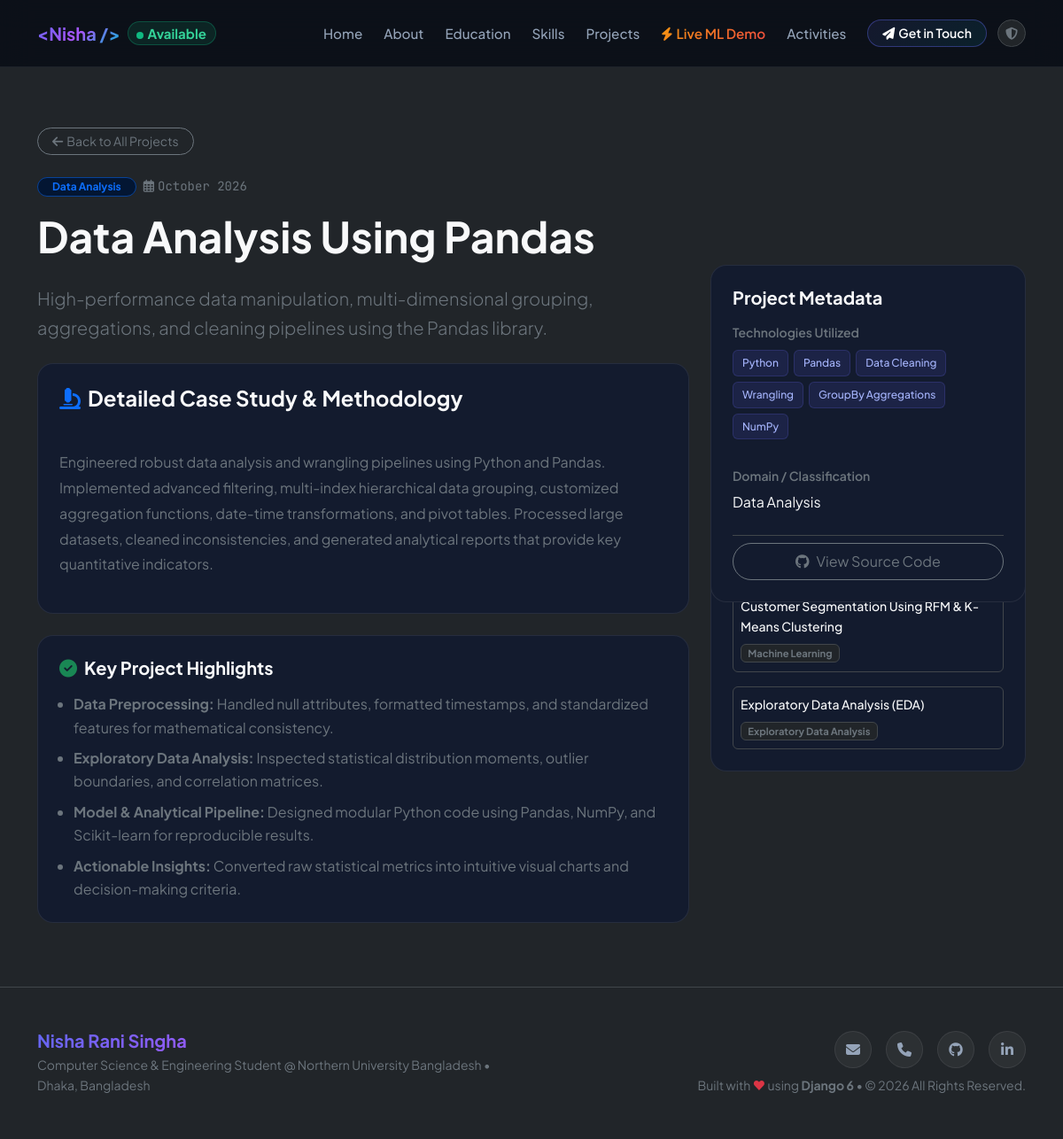
The app's page /project/data-analysis-using-pandas/ with its own data.
### portfolio/models.py (models this page shows, shortened)
class Project(models.Model):
    CATEGORY_CHOICES = [
        ('ml', 'Machine Learning'),
        ('da', 'Data Analysis'),
        ('eda', 'Exploratory Data Analysis'),
        ('dev', 'Web Development'),
    ]
    title = models.CharField(max_length=200)
    slug = models.SlugField(unique=True, blank=True)
    category = models.CharField(max_length=20, choices=CATEGORY_CHOICES, default='da')
    short_description = models.CharField(max_length=300)
    description = models.TextField()
    technologies = models.CharField(max_length=255, help_text="Comma-separated technologies e.g. Python, Pandas, Scikit-learn")
    image = models.ImageField(upload_to="projects/", blank=True, null=True)
    featured = models.BooleanField(default=True)
    github_url = models.URLField(blank=True, default="https://github.com")
    live_demo_url = models.URLField(blank=True)
    order = models.PositiveIntegerField(default=1)
    created_at = models.DateField(auto_now_add=True)
    class Meta:
        ordering = ['order']
    def get_tech_list(self):
        return [t.strip() for t in self.technologies.split(',') if t.strip()]

class Profile(models.Model):
    name = models.CharField(max_length=150, default="Nisha Rani Singha")
    tagline = models.CharField(
        max_length=255,
        default="Computer Science & Engineering Student | Aspiring Data Scientist & ML Enthusiast"
    )
    bio = models.TextField(
        default=(
            "Computer Science and Engineering student with introductory knowledge of data science "
            "and machine learning. Completed an Ostad Data Science course and building foundational "
            "skills in Python, statistics, probability, data analysis, and machine learning. "
            "Interested in learning, practical projects, and entry-level opportunities."
        )
    )
    location = models.CharField(max_length=120, default="Dhaka, Bangladesh")
    email = models.EmailField(default="nishasingha277@gmail.com")
    phone = models.CharField(max_length=50, default="01609439468")
    avatar = models.ImageField(upload_to="profile/", blank=True, null=True)
    github = models.URLField(blank=True, default="https://github.com")
    linkedin = models.URLField(blank=True, default="https://linkedin.com")
    resume = models.FileField(upload_to="resume/", blank=True, null=True)
    class Meta:
        verbose_name = "Profile Information"
        verbose_name_plural = "Profile Information"

### portfolio/views.py (the view)
# urls.py: path('project/<slug:slug>/', views.project_detail, name='project_detail'),
def project_detail(request, slug):
    project = get_object_or_404(Project, slug=slug)
    related_projects = Project.objects.exclude(id=project.id)[:3]
    return render(request, 'portfolio/project_detail.html', {
        'project': project,
        'related_projects': related_projects,
    })

### portfolio/context_processors.py (called while the page is built, shortened)
def portfolio_context(request):
    profile = Profile.objects.first()
    return {
        'site_profile': profile
    }

### portfolio/templates/portfolio/project_detail.html (shortened to what this page needs)
{% extends 'portfolio/base.html' %}
{% load static %}
{% block content %}
<section class="py-5" style="padding-top: 120px !important;">
    <div class="container py-4">
        <div class="mb-4">
            <a href="/#projects" class="btn btn-sm btn-outline-secondary rounded-pill px-3">
                <i class="fas fa-arrow-left me-1"></i>Back to All Projects
            </a>
        </div>
        <div class="row gy-5">
            <div class="col-lg-8">
                <div class="d-flex align-items-center gap-2 mb-3">
                    <span class="badge bg-primary-subtle text-primary border border-primary-subtle rounded-pill px-3 py-1">
                        {{ project.get_category_display }}
                    </span>
                    <span class="text-secondary small font-mono">
                        <i class="far fa-calendar-alt me-1"></i>{{ project.created_at|date:"F Y" }}
                    </span>
                </div>
                <h1 class="display-5 fw-bold text-light mb-4">{{ project.title }}</h1>
                <div class="lead text-secondary mb-4">
                    {{ project.short_description }}
                </div>
                <div class="card-custom p-4 mb-4">
                    <h4 class="fw-bold text-light mb-3"><i class="fas fa-microscope text-primary me-2"></i>Detailed Case Study & Methodology</h4>
                    <p class="text-secondary" style="white-space: pre-line; line-height: 1.8;">
                        {{ project.description }}
                    </p>
                </div>
                <div class="card-custom p-4">
                    <h5 class="fw-bold text-light mb-3"><i class="fas fa-check-circle text-success me-2"></i>Key Project Highlights</h5>
                    <ul class="text-secondary mb-0 ps-3">
                        <li class="mb-2"><strong>Data Preprocessing:</strong> Handled null attributes, formatted timestamps, and standardized features for mathematical consistency.</li>
                        <li class="mb-2"><strong>Exploratory Data Analysis:</strong> Inspected statistical distribution moments, outlier boundaries, and correlation matrices.</li>
                        <li class="mb-2"><strong>Model & Analytical Pipeline:</strong> Designed modular Python code using Pandas, NumPy, and Scikit-learn for reproducible results.</li>
                        <li><strong>Actionable Insights:</strong> Converted raw statistical metrics into intuitive visual charts and decision-making criteria.</li>
                    </ul>
                </div>
            </div>
            <div class="col-lg-4">
                <div class="card-custom p-4 mb-4 sticky-top" style="top: 100px;">
                    <h5 class="fw-bold text-light mb-3">Project Metadata</h5>
                    <div class="mb-4">
                        <small class="text-secondary d-block mb-2 fw-semibold">Technologies Utilized</small>
                        <div class="d-flex flex-wrap">
                            {% for tech in project.get_tech_list %}
                                <span class="tech-tag">{{ tech }}</span>
                            {% endfor %}
                        </div>
                    </div>
                    <div class="mb-4">
                        <small class="text-secondary d-block mb-1 fw-semibold">Domain / Classification</small>
                        <span class="text-light">{{ project.get_category_display }}</span>
                    </div>
                    <div class="d-grid gap-2 pt-2 border-top border-secondary-subtle">
                        <a href="{{ project.github_url }}" target="_blank" class="btn btn-outline-secondary rounded-pill py-2">
                            <i class="fab fa-github me-2"></i>View Source Code
                        </a>
                    </div>
                </div>
                {% if related_projects %}
                    <div class="card-custom p-4">
                        <h6 class="fw-bold text-light mb-3">Other Projects</h6>
                        <div class="d-flex flex-column gap-3">
                            {% for rel in related_projects %}
                                <a href="{% url 'portfolio:project_detail' rel.slug %}" class="text-decoration-none">
                                    <div class="p-2 rounded hover-bg-dark border border-secondary-subtle">
                                        <div class="text-light fw-medium small mb-1">{{ rel.title }}</div>
                                        <span class="badge bg-dark text-secondary border border-secondary-subtle" style="font-size: 0.7rem;">
                                            {{ rel.get_category_display }}
                                        </span>
                                    </div>
                                </a>
                            {% endfor %}
                        </div>
                    </div>
                {% endif %}
            </div>
        </div>
    </div>
</section>
{% endblock %}

### portfolio/templates/portfolio/base.html (shortened to what this page needs)
{% load static %}
<!DOCTYPE html>
<html lang="en" data-bs-theme="dark">
<head>
    <link href="https://cdn.jsdelivr.net/npm/bootstrap@5.3.3/dist/css/bootstrap.min.css" rel="stylesheet">
    <link rel="stylesheet" href="https://cdnjs.cloudflare.com/ajax/libs/font-awesome/6.5.1/css/all.min.css">
    <link rel="stylesheet" href="{% static 'portfolio/css/style.css' %}">
</head>
<body class="bg-dark text-light">
    <nav class="navbar navbar-expand-lg fixed-top navbar-glass py-3" id="mainNav">
        <div class="container">
            <a class="navbar-brand d-flex align-items-center gap-2 fw-bold" href="/#home">
                <span class="brand-gradient-text">&lt;Nisha /&gt;</span>
                <span class="badge rounded-pill bg-emerald-subtle text-emerald border border-emerald-subtle d-none d-sm-inline">
                    <span class="status-dot pulse me-1"></span>Available
                </span>
            </a>
            <div class="collapse navbar-collapse" id="navbarContent">
                <ul class="navbar-nav ms-auto mb-2 mb-lg-0 align-items-lg-center gap-lg-2">
                    <li class="nav-item">
                        <a class="nav-link" href="/#home">Home</a>
                    </li>
                    <li class="nav-item">
                        <a class="nav-link" href="/#about">About</a>
                    </li>
                    <li class="nav-item">
                        <a class="nav-link" href="/#education">Education</a>
                    </li>
                    <li class="nav-item">
                        <a class="nav-link" href="/#skills">Skills</a>
                    </li>
                    <li class="nav-item">
                        <a class="nav-link" href="/#projects">Projects</a>
                    </li>
                    <li class="nav-item">
                        <a class="nav-link text-gradient-accent fw-semibold" href="/#demo">
                            <i class="fas fa-bolt me-1 text-warning"></i>Live ML Demo
                        </a>
                    </li>
                    <li class="nav-item">
                        <a class="nav-link" href="/#activities">Activities</a>
                    </li>
                    <li class="nav-item ms-lg-2">
                        <a class="btn btn-outline-gradient btn-sm px-3 rounded-pill" href="/#contact">
                            <i class="fas fa-paper-plane me-1"></i>Get in Touch
                        </a>
                    </li>
                    <li class="nav-item ms-lg-1">
                        <a class="btn btn-sm btn-dark text-secondary border border-secondary-subtle rounded-pill" href="/admin/" title="Django Admin" target="_blank">
                            <i class="fas fa-shield-halved"></i>
                        </a>
                    </li>
                </ul>
            </div>
        </div>
    </nav>
    <main>
        {% block content %}{% endblock %}
    </main>
    <footer class="footer py-5 border-top border-secondary-subtle">
        <div class="container">
            <div class="row align-items-center gy-4">
                <div class="col-md-6 text-center text-md-start">
                    <h5 class="fw-bold mb-1 text-gradient-brand">{{ site_profile.name }}</h5>
                    <p class="text-secondary small mb-0">
                        Computer Science & Engineering Student @ Northern University Bangladesh &bull; {{ site_profile.location }}
                    </p>
                </div>
                <div class="col-md-6 text-center text-md-end">
                    <div class="d-flex justify-content-center justify-content-md-end gap-3 mb-2">
                        <a href="mailto:{{ site_profile.email }}" class="social-icon-btn" title="Email">
                            <i class="fas fa-envelope"></i>
                        </a>
                        <a href="tel:{{ site_profile.phone }}" class="social-icon-btn" title="Call">
                            <i class="fas fa-phone"></i>
                        </a>
                        <a href="{{ site_profile.github }}" target="_blank" class="social-icon-btn" title="GitHub">
                            <i class="fab fa-github"></i>
                        </a>
                        <a href="{{ site_profile.linkedin }}" target="_blank" class="social-icon-btn" title="LinkedIn">
                            <i class="fab fa-linkedin-in"></i>
                        </a>
                    </div>
                    <p class="text-secondary small mb-0">
                        Built with <span class="text-danger">&hearts;</span> using <strong>Django 6</strong> &bull; &copy; 2026 All Rights Reserved.
                    </p>
                </div>
            </div>
        </div>
    </footer>
</body>
</html>

### portfolio/static/portfolio/css/style.css (style rules this page uses)
:root { --primary: #6366f1; --primary-light: #818cf8; --secondary: #06b6d4; --accent: #f43f5e; --emerald: #10b981; --warning: #f59e0b; --bg-darker: #090d16; --bg-card: #131b2e; --bg-card-hover: #1a253e; --border-color: rgba(255, 255, 255, 0.08); --border-glow: rgba(99, 102, 241, 0.25); --text-primary: #f8fafc; --text-muted: #94a3b8; --font-main: 'Plus Jakarta Sans', -apple-system, BlinkMacSystemFont, sans-serif; --font-mono: 'JetBrains Mono', monospace; }
body { font-family: var(--font-main); background-color: var(--bg-darker); color: var(--text-primary); overflow-x: hidden; scroll-behavior: smooth; line-height: 1.65; }
.brand-gradient-text, .text-gradient-brand { background: linear-gradient(135deg, #6366f1 0%, #a855f7 50%, #06b6d4 100%); -webkit-background-clip: text; -webkit-text-fill-color: transparent; }
.text-gradient-accent { background: linear-gradient(135deg, #f59e0b 0%, #ef4444 100%); -webkit-background-clip: text; -webkit-text-fill-color: transparent; }
.font-mono { font-family: var(--font-mono); }
.navbar-glass { background: rgba(9, 13, 22, 0.85); backdrop-filter: blur(16px); -webkit-backdrop-filter: blur(16px); border-bottom: 1px solid var(--border-color); transition: all 0.3s ease; }
.nav-link { color: var(--text-muted); font-weight: 500; font-size: 0.95rem; transition: color 0.2s ease; }
.status-dot { display: inline-block; width: 8px; height: 8px; border-radius: 50%; background-color: var(--emerald); }
.status-dot.pulse { box-shadow: 0 0 0 0 rgba(16, 185, 129, 0.7); animation: pulse-green 2s infinite; }
.bg-emerald-subtle { background-color: rgba(16, 185, 129, 0.12); }
.text-emerald { color: #34d399; }
.border-emerald-subtle { border-color: rgba(16, 185, 129, 0.3) !important; }
.btn-outline-gradient { position: relative; background: linear-gradient(135deg, rgba(99, 102, 241, 0.1), rgba(6, 182, 212, 0.1)); border: 1px solid rgba(99, 102, 241, 0.4); color: #fff; font-weight: 600; transition: all 0.3s ease; }
.social-icon-btn { width: 42px; height: 42px; display: inline-flex; align-items: center; justify-content: center; border-radius: 50%; background: rgba(255, 255, 255, 0.05); border: 1px solid var(--border-color); color: var(--text-muted); transition: all 0.25s ease; text-decoration: none; }
.card-custom { background: var(--bg-card); border: 1px solid var(--border-color); border-radius: 18px; padding: 24px; transition: all 0.3s ease; position: relative; overflow: hidden; }
.tech-tag { display: inline-block; padding: 4px 10px; font-size: 0.75rem; font-weight: 500; border-radius: 6px; background: rgba(99, 102, 241, 0.12); color: #a5b4fc; border: 1px solid rgba(99, 102, 241, 0.2); margin-right: 6px; margin-bottom: 6px; }

### records on screen
Project: category "Data Analysis", created_at "October 2026", title "Data Analysis Using Pandas", short_description "High-performance data manipulation, multi-dimensional grouping, aggregations, and cleaning pipelines using the Pandas library.", description "Engineered robust data analysis and wrangling pipelines using Python and Pandas. Implemented advanced filtering, multi-index hierarchical data grouping, customized aggregation functions, date-time transformations, and pivot tables. Processed large datasets, cleaned inconsistencies, and generated analytical reports that provide key quantitative indicators."
Project: title "Customer Segmentation Using RFM & K-Means Clustering", category "Machine Learning"
Project: title "Exploratory Data Analysis (EDA)", category "Exploratory Data Analysis"
Profile: name "Nisha Rani Singha", location "Dhaka, Bangladesh"

### other values on screen
{{ tech }} "Python" "Pandas" "Data Cleaning" "Wrangling" "GroupBy Aggregations" "NumPy"
